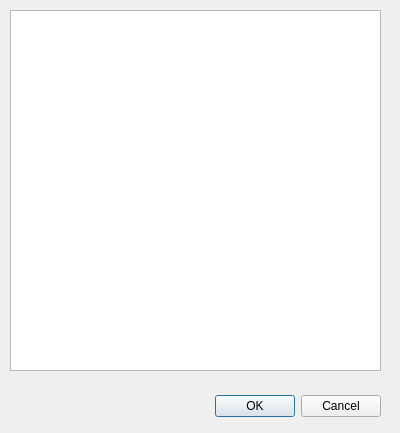
<?xml version="1.0" encoding="UTF-8"?>
<ui version="4.0">
 <class>Dialog_selectfile</class>
 <widget class="QDialog" name="Dialog_selectfile">
  <property name="geometry">
   <rect>
    <x>0</x>
    <y>0</y>
    <width>400</width>
    <height>433</height>
   </rect>
  </property>
  <property name="windowTitle">
   <string>Select File</string>
  </property>
  <widget class="QDialogButtonBox" name="buttonBox">
   <property name="geometry">
    <rect>
     <x>190</x>
     <y>390</y>
     <width>191</width>
     <height>32</height>
    </rect>
   </property>
   <property name="orientation">
    <enum>Qt::Horizontal</enum>
   </property>
   <property name="standardButtons">
    <set>QDialogButtonBox::Cancel|QDialogButtonBox::Ok</set>
   </property>
  </widget>
  <widget class="QListView" name="listView">
   <property name="geometry">
    <rect>
     <x>10</x>
     <y>10</y>
     <width>371</width>
     <height>361</height>
    </rect>
   </property>
  </widget>
 </widget>
 <resources/>
 <connections>
  <connection>
   <sender>buttonBox</sender>
   <signal>accepted()</signal>
   <receiver>Dialog_selectfile</receiver>
   <slot>accept()</slot>
   <hints>
    <hint type="sourcelabel">
     <x>248</x>
     <y>254</y>
    </hint>
    <hint type="destinationlabel">
     <x>157</x>
     <y>274</y>
    </hint>
   </hints>
  </connection>
  <connection>
   <sender>buttonBox</sender>
   <signal>rejected()</signal>
   <receiver>Dialog_selectfile</receiver>
   <slot>reject()</slot>
   <hints>
    <hint type="sourcelabel">
     <x>316</x>
     <y>260</y>
    </hint>
    <hint type="destinationlabel">
     <x>286</x>
     <y>274</y>
    </hint>
   </hints>
  </connection>
 </connections>
</ui>
